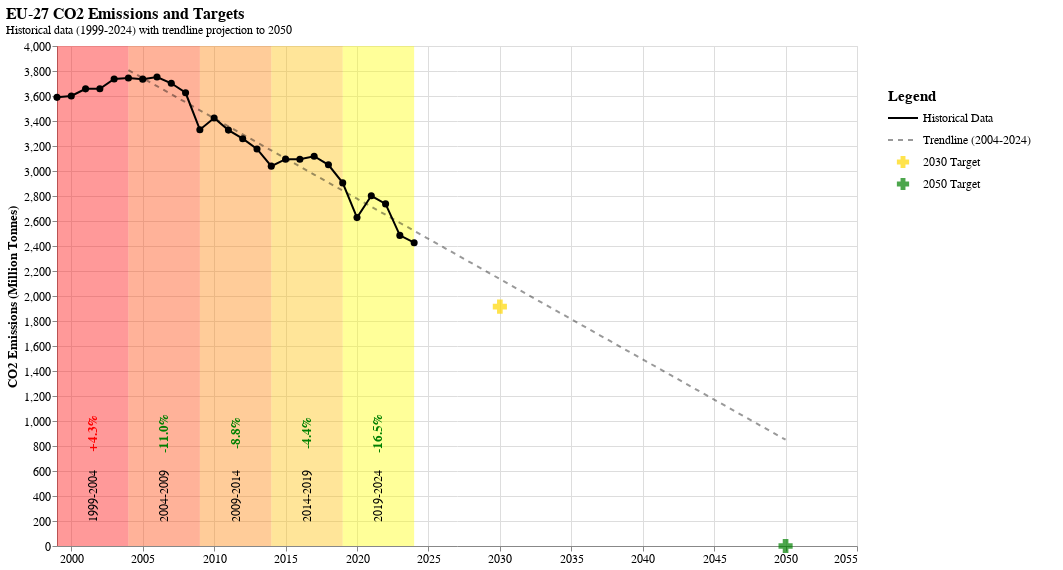

Notebook source saved alongside this figure:
### Code cell
# Preview the chart using Altair
import altair as alt

# Load the spec back and display it
chart = alt.Chart.from_dict(vega_spec)
chart

### Figure 1 — Vega-Lite specification as saved in the notebook (floating-point values rounded to 4 significant figures)
{"config": {"view": {"continuousWidth": 300, "continuousHeight": 300}, "axis": {"labelFontSize": 12, "titleFontSize": 13}, "legend": {"labelFontSize": 12, "titleFontSize": 13}, "title": {"fontSize": 16, "subtitleFontSize": 12}}, "hconcat": [{"layer": [{"mark": {"type": "rect", "opacity": 0.4}, "data": {"values": [{"period_start": 1999, "period_end": 2004, "period_label": "1999-2004", "pct_change": 4.297, "color": "rgb(255, 0, 0)", "min_co2": 0, "max_co2": 4000}, {"period_start": 2004, "period_end": 2009, "period_label": "2004-2009", "pct_change": -11.03, "color": "rgb(255, 63, 0)", "min_co2": 0, "max_co2": 4000}, {"period_start": 2009, "period_end": 2014, "period_label": "2009-2014", "pct_change": -8.757, "color": "rgb(255, 127, 0)", "min_co2": 0, "max_co2": 4000}, {"period_start": 2014, "period_end": 2019, "period_label": "2014-2019", "pct_change": -4.407, "color": "rgb(255, 191, 0)", "min_co2": 0, "max_co2": 4000}, {"period_start": 2019, "period_end": 2024, "period_label": "2019-2024", "pct_change": -16.48, "color": "rgb(255, 255, 0)", "min_co2": 0, "max_co2": 4000}]}, "encoding": {"color": {"field": "color", "legend": null, "scale": null, "type": "nominal"}, "tooltip": [{"field": "period_label", "title": "Period", "type": "nominal"}, {"field": "pct_change", "format": ".2f", "title": "Change (%)", "type": "quantitative"}], "x": {"field": "period_start", "scale": {"domain": [1999, 2055], "nice": false}, "type": "quantitative"}, "x2": {"field": "period_end"}, "y": {"field": "min_co2", "scale": {"domain": [0, 4000]}, "type": "quantitative"}, "y2": {"field": "max_co2"}}}, {"mark": {"type": "text", "angle": 270, "baseline": "middle", "fontSize": 12}, "data": {"values": [{"x": 2002.0, "y": 400, "label": "1999-2004"}, {"x": 2006.0, "y": 400, "label": "2004-2009"}, {"x": 2012.0, "y": 400, "label": "2009-2014"}, {"x": 2016.0, "y": 400, "label": "2014-2019"}, {"x": 2022.0, "y": 400, "label": "2019-2024"}]}, "encoding": {"text": {"field": "label", "type": "nominal"}, "x": {"field": "x", "type": "quantitative"}, "y": {"field": "y", "type": "quantitative"}}}, {"mark": {"type": "text", "angle": 270, "baseline": "middle", "fontSize": 13, "fontWeight": "bold"}, "data": {"values": [{"x": 2002.0, "y": 900, "pct": "+4.3%", "pct_change": 4.297}, {"x": 2006.0, "y": 900, "pct": "-11.0%", "pct_change": -11.03}, {"x": 2012.0, "y": 900, "pct": "-8.8%", "pct_change": -8.757}, {"x": 2016.0, "y": 900, "pct": "-4.4%", "pct_change": -4.407}, {"x": 2022.0, "y": 900, "pct": "-16.5%", "pct_change": -16.48}]}, "encoding": {"color": {"condition": {"test": "datum.pct_change < 0", "value": "green"}, "value": "red"}, "text": {"field": "pct", "type": "nominal"}, "x": {"field": "x", "type": "quantitative"}, "y": {"field": "y", "type": "quantitative"}}}, {"mark": {"type": "line", "color": "black", "point": {"color": "black", "filled": true, "size": 50}, "strokeWidth": 2}, "data": {"values": [{"year": 1999, "co2": 3589.0}, {"year": 2000, "co2": 3600.0}, {"year": 2001, "co2": 3657.0}, {"year": 2002, "co2": 3657.0}, {"year": 2003, "co2": 3736.0}, {"year": 2004, "co2": 3743.0}, {"year": 2005, "co2": 3735.0}, {"year": 2006, "co2": 3752.0}, {"year": 2007, "co2": 3702.0}, {"year": 2008, "co2": 3626.0}, {"year": 2009, "co2": 3331.0}, {"year": 2010, "co2": 3424.0}, {"year": 2011, "co2": 3327.0}, {"year": 2012, "co2": 3259.0}, {"year": 2013, "co2": 3177.0}, {"year": 2014, "co2": 3039.0}, {"year": 2015, "co2": 3095.0}, {"year": 2016, "co2": 3095.0}, {"year": 2017, "co2": 3118.0}, {"year": 2018, "co2": 3049.0}, {"year": 2019, "co2": 2905.0}, {"year": 2020, "co2": 2627.0}, {"year": 2021, "co2": 2801.0}, {"year": 2022, "co2": 2737.0}, {"year": 2023, "co2": 2485.0}, {"year": 2024, "co2": 2426.0}]}, "encoding": {"tooltip": [{"field": "year", "format": "d", "title": "Year", "type": "quantitative"}, {"field": "co2", "format": ".2f", "title": "CO2 Emissions (Mt)", "type": "quantitative"}], "x": {"axis": {"format": "d", "grid": true, "labelAngle": 0, "tickCount": 12, "title": null}, "field": "year", "scale": {"domain": [1999, 2055], "nice": false}, "type": "quantitative"}, "y": {"axis": {"grid": true, "title": "CO2 Emissions (Million Tonnes)"}, "field": "co2", "scale": {"domain": [0, 4000]}, "type": "quantitative"}}}, {"mark": {"type": "line", "color": "black", "opacity": 0.4, "strokeDash": [5, 5], "strokeWidth": 2}, "data": {"values": [{"year": 2004, "co2_trend": 3807.0}, {"year": 2005, "co2_trend": 3743.0}, {"year": 2006, "co2_trend": 3679.0}, {"year": 2007, "co2_trend": 3614.0}, {"year": 2008, "co2_trend": 3550.0}, {"year": 2009, "co2_trend": 3486.0}, {"year": 2010, "co2_trend": 3422.0}, {"year": 2011, "co2_trend": 3357.0}, {"year": 2012, "co2_trend": 3293.0}, {"year": 2013, "co2_trend": 3229.0}, {"year": 2014, "co2_trend": 3164.0}, {"year": 2015, "co2_trend": 3100.0}, {"year": 2016, "co2_trend": 3036.0}, {"year": 2017, "co2_trend": 2972.0}, {"year": 2018, "co2_trend": 2907.0}, {"year": 2019, "co2_trend": 2843.0}, {"year": 2020, "co2_trend": 2779.0}, {"year": 2021, "co2_trend": 2714.0}, {"year": 2022, "co2_trend": 2650.0}, {"year": 2023, "co2_trend": 2586.0}, {"year": 2024, "co2_trend": 2522.0}, {"year": 2025, "co2_trend": 2457.0}, {"year": 2026, "co2_trend": 2393.0}, {"year": 2027, "co2_trend": 2329.0}, {"year": 2028, "co2_trend": 2264.0}, {"year": 2029, "co2_trend": 2200.0}, {"year": 2030, "co2_trend": 2136.0}, {"year": 2031, "co2_trend": 2072.0}, {"year": 2032, "co2_trend": 2007.0}, {"year": 2033, "co2_trend": 1943.0}, {"year": 2034, "co2_trend": 1879.0}, {"year": 2035, "co2_trend": 1814.0}, {"year": 2036, "co2_trend": 1750.0}, {"year": 2037, "co2_trend": 1686.0}, {"year": 2038, "co2_trend": 1622.0}, {"year": 2039, "co2_trend": 1557.0}, {"year": 2040, "co2_trend": 1493.0}, {"year": 2041, "co2_trend": 1429.0}, {"year": 2042, "co2_trend": 1364.0}, {"year": 2043, "co2_trend": 1300.0}, {"year": 2044, "co2_trend": 1236.0}, {"year": 2045, "co2_trend": 1172.0}, {"year": 2046, "co2_trend": 1107.0}, {"year": 2047, "co2_trend": 1043.0}, {"year": 2048, "co2_trend": 978.7}, {"year": 2049, "co2_trend": 914.4}, {"year": 2050, "co2_trend": 850.1}]}, "encoding": {"tooltip": [{"field": "year", "format": "d", "title": "Year", "type": "quantitative"}, {"field": "co2_trend", "format": ".2f", "title": "Projected CO2 (Mt)", "type": "quantitative"}], "x": {"field": "year", "type": "quantitative"}, "y": {"field": "co2_trend", "type": "quantitative"}}}, {"mark": {"type": "point", "filled": true, "shape": "cross", "size": 200}, "data": {"values": [{"year": 2030, "co2_target": 1915.0, "target_label": "2030 Target"}, {"year": 2050, "co2_target": 0.0, "target_label": "2050 Target"}]}, "encoding": {"color": {"condition": {"test": "datum.year == 2030", "value": "gold"}, "value": "green"}, "tooltip": [{"field": "target_label", "title": "Target", "type": "nominal"}, {"field": "year", "format": "d", "title": "Year", "type": "quantitative"}, {"field": "co2_target", "format": ".2f", "title": "Target CO2 (Mt)", "type": "quantitative"}], "x": {"field": "year", "type": "quantitative"}, "y": {"field": "co2_target", "type": "quantitative"}}}], "height": 500, "resolve": {"scale": {"x": "shared", "y": "shared"}}, "title": {"text": "EU-27 CO2 Emissions and Targets", "anchor": "start", "subtitle": "Historical data (1999-2024) with trendline projection to 2050"}, "width": 800}, {"layer": [{"mark": {"type": "text", "align": "left", "fontSize": 15, "fontWeight": "bold"}, "data": {"values": [{"x": 10, "y": 450, "label": "Legend"}]}, "encoding": {"text": {"field": "label", "type": "nominal"}, "x": {"axis": null, "field": "x", "scale": {"domain": [0, 180]}, "type": "quantitative"}, "y": {"axis": null, "field": "y", "scale": {"domain": [0, 500]}, "type": "quantitative"}}}, {"mark": {"type": "rule", "color": "black", "strokeWidth": 2}, "data": {"values": [{"x1": 10, "x2": 40, "y": 428}]}, "encoding": {"x": {"axis": null, "field": "x1", "scale": {"domain": [0, 180]}, "type": "quantitative"}, "x2": {"field": "x2"}, "y": {"axis": null, "field": "y", "scale": {"domain": [0, 500]}, "type": "quantitative"}}}, {"mark": {"type": "text", "align": "left", "fontSize": 12}, "data": {"values": [{"x": 45, "y": 428, "label": "Historical Data"}]}, "encoding": {"text": {"field": "label", "type": "nominal"}, "x": {"axis": null, "field": "x", "scale": {"domain": [0, 180]}, "type": "quantitative"}, "y": {"axis": null, "field": "y", "scale": {"domain": [0, 500]}, "type": "quantitative"}}}, {"mark": {"type": "rule", "color": "black", "opacity": 0.4, "strokeDash": [5, 5], "strokeWidth": 2}, "data": {"values": [{"x1": 10, "x2": 40, "y": 406}]}, "encoding": {"x": {"axis": null, "field": "x1", "scale": {"domain": [0, 180]}, "type": "quantitative"}, "x2": {"field": "x2"}, "y": {"axis": null, "field": "y", "scale": {"domain": [0, 500]}, "type": "quantitative"}}}, {"mark": {"type": "text", "align": "left", "fontSize": 12}, "data": {"values": [{"x": 45, "y": 406, "label": "Trendline (2004-2024)"}]}, "encoding": {"text": {"field": "label", "type": "nominal"}, "x": {"axis": null, "field": "x", "scale": {"domain": [0, 180]}, "type": "quantitative"}, "y": {"axis": null, "field": "y", "scale": {"domain": [0, 500]}, "type": "quantitative"}}}, {"mark": {"type": "point", "color": "gold", "filled": true, "shape": "cross", "size": 150}, "data": {"values": [{"x": 25, "y": 384}]}, "encoding": {"x": {"axis": null, "field": "x", "scale": {"domain": [0, 180]}, "type": "quantitative"}, "y": {"axis": null, "field": "y", "scale": {"domain": [0, 500]}, "type": "quantitative"}}}, {"mark": {"type": "text", "align": "left", "fontSize": 12}, "data": {"values": [{"x": 45, "y": 384, "label": "2030 Target"}]}, "encoding": {"text": {"field": "label", "type": "nominal"}, "x": {"axis": null, "field": "x", "scale": {"domain": [0, 180]}, "type": "quantitative"}, "y": {"axis": null, "field": "y", "scale": {"domain": [0, 500]}, "type": "quantitative"}}}, {"mark": {"type": "point", "color": "green", "filled": true, "shape": "cross", "size": 150}, "data": {"values": [{"x": 25, "y": 362}]}, "encoding": {"x": {"axis": null, "field": "x", "scale": {"domain": [0, 180]}, "type": "quantitative"}, "y": {"axis": null, "field": "y", "scale": {"domain": [0, 500]}, "type": "quantitative"}}}, {"mark": {"type": "text", "align": "left", "fontSize": 12}, "data": {"values": [{"x": 45, "y": 362, "label": "2050 Target"}]}, "encoding": {"text": {"field": "label", "type": "nominal"}, "x": {"axis": null, "field": "x", "scale": {"domain": [0, 180]}, "type": "quantitative"}, "y": {"axis": null, "field": "y", "scale": {"domain": [0, 500]}, "type": "quantitative"}}}], "height": 500, "view": {"stroke": null}, "width": 180}], "$schema": "https://vega.github.io/schema/vega-lite/v5.json"}
